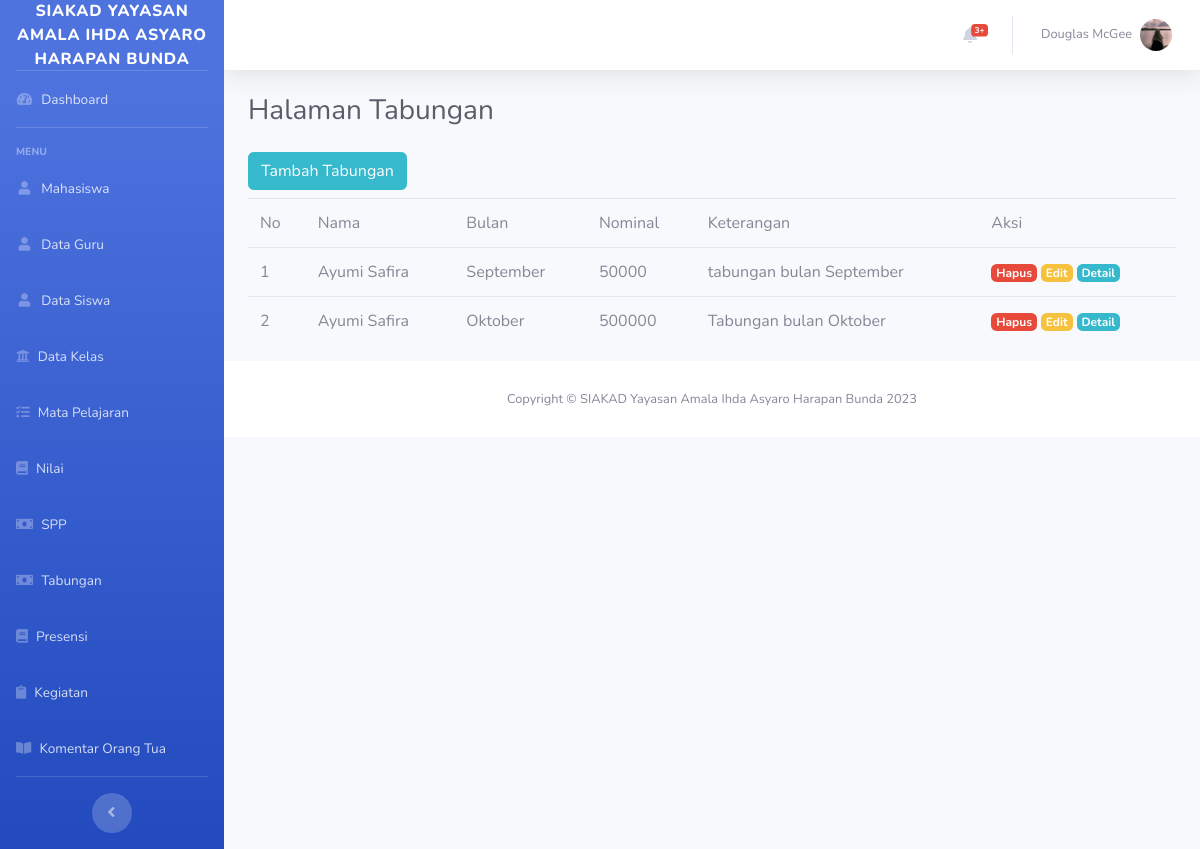
/index.php/tabungan, run on the app's committed database.
### tables this page shows
CREATE TABLE `tabungan` (
  `id_tabungan` int(11) NOT NULL,
  `nis` int(11) NOT NULL,
  `id_kegiatan` int(11) NOT NULL,
  `bulan` varchar(100) NOT NULL,
  `nominal` int(11) NOT NULL,
  `keterangan` varchar(100) NOT NULL
);

CREATE TABLE `siswa` (
  `nis` int(11) NOT NULL,
  `username` varchar(100) NOT NULL,
  `id_kelas` int(11) NOT NULL,
  `nama` varchar(200) NOT NULL,
  `jenis_kelamin` varchar(100) NOT NULL,
  `agama` varchar(100) NOT NULL,
  `tempat_lahir` varchar(200) NOT NULL,
  `tanggal_lahir` date NOT NULL,
  `alamat` varchar(100) NOT NULL,
  `nama_ayah` varchar(300) NOT NULL,
  `nama_ibu` varchar(300) NOT NULL,
  `no_hp` varchar(100) NOT NULL,
  `foto` varchar(500) NOT NULL
);

### application/controllers/Tabungan.php (called while the page is built, shortened)
<?php
class Tabungan extends CI_Controller
{
    public function __construct()
    {
        $this->load->model('Tabungan_model');
    }
    function index()
    {
        $data['judul'] = "Halaman Tabungan";
        $data['tabungan'] = $this->Tabungan_model->get();
        $this->load->view("layout/header");
        $this->load->view("tabungan/vw_tabungan", $data);
        $this->load->view("layout/footer");
    }
}

### index.php (called while the page is built, shortened)
<?php
require_once BASEPATH.'core/CodeIgniter.php';

### application/models/Tabungan_model.php (called while the page is built, shortened)
<?php
class Tabungan_model extends CI_Model
{
    public $table = 'tabungan, siswa, kegiatan';
    public function get()
    {
        $this->db->from($this->table);
        $query = $this->db->get();
        return $query->result_array();
    }
}

### application/views/tabungan/vw_tabungan.php (the view)
<div class="container-fluid">
    <h1 class="h3 mb-4 text-gray-800"><?php echo $judul; ?></h1>
        <div class="row">
            <div class="col-md-6"><a href="<?= base_url(); ?>Tabungan/tambah" class="btn btn-info mb-2">Tambah Tabungan</a></div>
            <div class="col-md-12">
                <table class="table">
                    <thead>
                        <tr>
                            <td>No</td>
                            <td>Nama</td>
                            <td>Bulan</td>
                            <td>Nominal</td>
                            <td>Keterangan</td>
                            <td>Aksi</td>
                        </tr>
                    </thead>
                    <tbody>
                        <?php $i = 1; ?>
                        <?php foreach ($tabungan as $us) : ?>
                            <tr>
                                <td><?= $i; ?></td>
                                <td><?= $us['nama'] ?></td>
                                <td><?= $us['bulan'] ?></td>
                                <td><?= $us['nominal'] ?></td>
                                <td><?= $us['keterangan'] ?></td>
                                <td>
                                    <a href="<?= base_url('Tabungan/hapus/') .$us['id_tabungan']; ?>" class="badge badge-danger">Hapus</a>
                                    <a href="<?= base_url('Tabungan/edit/') .$us['id_tabungan']; ?>" class="badge badge-warning">Edit</a>
                                    <a href="<?= base_url('Tabungan/detail/') .$us['id_tabungan']; ?>" class="badge badge-info">Detail</a>
                                </td>
                            </tr>
                            <?php $i++; ?>
                        <?php endforeach; ?>
                    </tbody>
                </table>
            </div>
        </div>
    </div>

### data on the page
tabungan: nis.nama "Ayumi Safira", bulan "September", nominal "50000", keterangan "tabungan bulan September"
tabungan: nis.nama "Ayumi Safira", bulan "Oktober", nominal "500000", keterangan "Tabungan bulan Oktober"

### other printed values
$judul "Halaman Tabungan"
